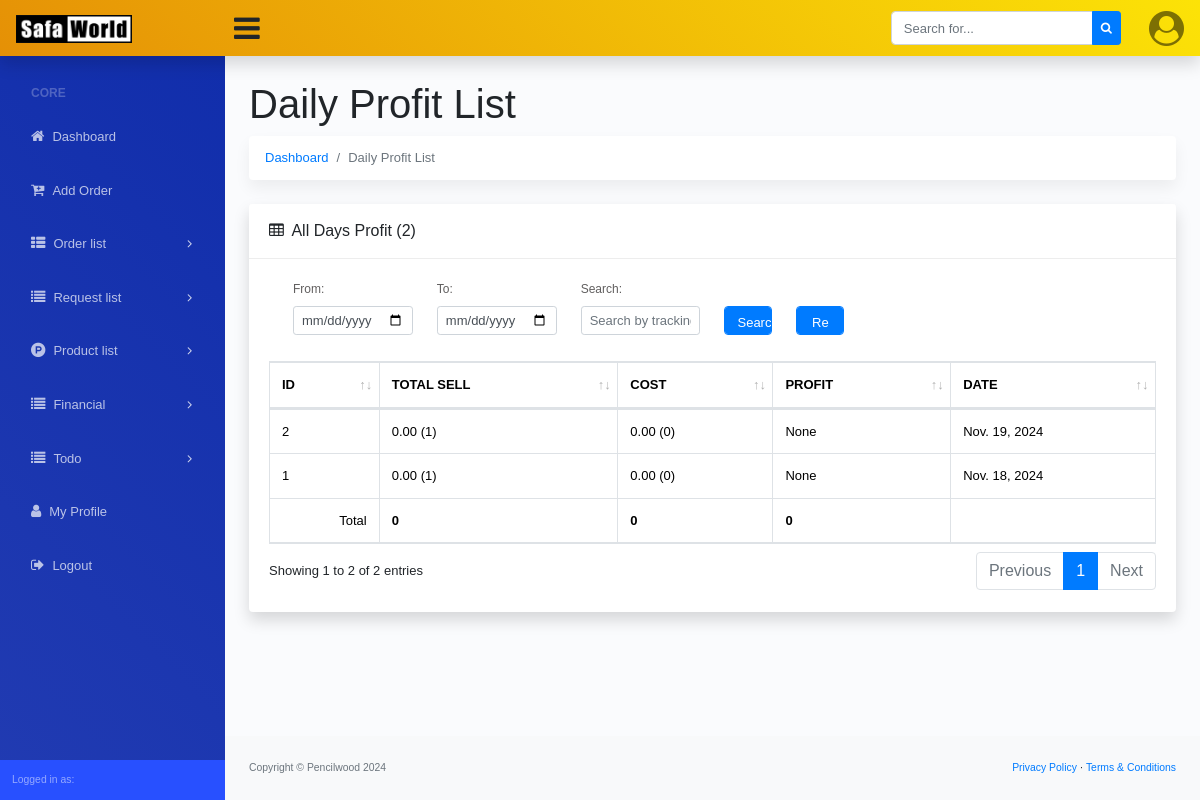
The page /daily-profit/ on the database as committed earlier.
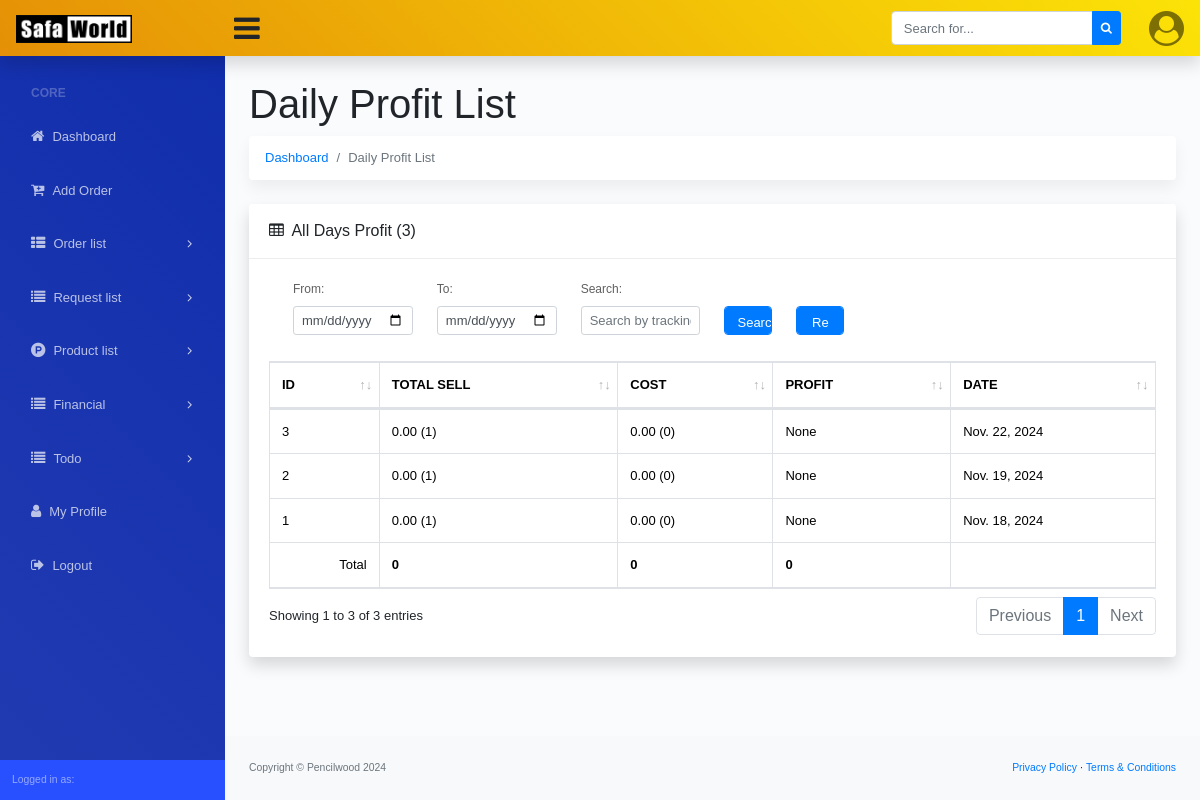
The same page on the database as committed later.
### dashboard/models.py (models this page shows, shortened)
class Daily_Profit(models.Model):
    orders = models.ManyToManyField(Order)
    costs = models.ManyToManyField(Maintenance_Cost)
    cost = models.DecimalField(max_digits=10, decimal_places=2, blank=True, null=True)
    total_sell = models.DecimalField(max_digits=10, decimal_places=2, blank=True, null=True)
    profit = models.DecimalField(max_digits=10, decimal_places=2, blank=True, null=True)
    date = models.DateField()
    last_update = models.DateField(auto_now=True)
    class Meta:
        ordering = ['-date']

### dashboard/views.py (the view)
# urls.py: path('daily-profit/', DailyProfitListView.as_view(), name='daily_profit_list'),
class DailyProfitListView(ListView):
    model = Daily_Profit
    template_name = 'daily_profit/list.html'
    context_object_name = 'profits'
    ordering = ['-date']
    paginate_by = 10
    def get_queryset(self):
        queryset = super().get_queryset()
        start_date = self.request.GET.get('start_date')
        end_date = self.request.GET.get('end_date')
        search_query = self.request.GET.get('search')
        if start_date:
            start_date = parse_date(start_date)
            queryset = queryset.filter(date__gte=start_date)
        if end_date:
            end_date = parse_date(end_date)
            queryset = queryset.filter(date__lte=end_date)
        if search_query:
            queryset = queryset.filter(
                Q(note__icontains=search_query) |
                Q(date__icontains=search_query)
            )
        return queryset
    def get_context_data(self, **kwargs):
        context = super().get_context_data(**kwargs)
        queryset = self.get_queryset()
        today = localdate()
        context['today_profit_added'] = queryset.filter(date=today).exists()
        context['total_sell_amount'] = queryset.aggregate(Sum('total_sell'))['total_sell__sum'] or 0
        context['total_cost'] = queryset.aggregate(Sum('cost'))['cost__sum'] or 0
        context['total_profit'] = queryset.aggregate(Sum('profit'))['profit__sum'] or 0
        return context

### dashboard/context_processor.py (called while the page is built)
def website_settings(request):
    website_setting = Site_Settings.objects.all().first()
    return {'website_setting': website_setting}

### templates/daily_profit/list.html (shortened to what the changed rows need)
{% extends '../base.html' %}
{% block dashboard_body %}
<main>
    <div class="container-fluid">
        <h1 class="mt-4">Daily Profit List</h1>
        <div class="row">
            <div class="col-xl-12">
                <div class="card mb-4">
                    <div class="card-header">
                        <i class="fa fa-table mr-1"></i>
                        All Days Profit ({{page_obj.paginator.count}})
                    </div>
                    <div class="card-body">
                        <div class="table-responsive">
                            <div id="dataTable_wrapper" class="dataTables_wrapper dt-bootstrap4 no-footer">
                                <div class="row">
                                    <div class="col-sm-12">
                                        <table class="table table-bordered dataTable no-footer" id="dataTable"
                                            width="100%" cellspacing="0" role="grid" aria-describedby="dataTable_info"
                                            style="width: 100%;">
                                            <thead>
                                                <tr class="text-uppercase" role="row">
                                                    <th class="sorting" tabindex="0" aria-controls="dataTable"
                                                        rowspan="1" colspan="1"
                                                        aria-label="ID: activate to sort column ascending"
                                                        style="width: fixed;">ID</th>
                                                    <th class="sorting" tabindex="0" aria-controls="dataTable"
                                                        rowspan="1" colspan="1"
                                                        aria-label="Total Sell: activate to sort column ascending" ">Total Sell</th>
                                                    <th class=" sorting" tabindex="0" aria-controls="dataTable"
                                                        rowspan="1" colspan="1"
                                                        aria-label="Cost: activate to sort column ascending" ">Cost</th>
                                                    <th class=" sorting" tabindex="0" aria-controls="dataTable"
                                                        rowspan="1" colspan="1"
                                                        aria-label="Profit: activate to sort column ascending" ">Profit</th>
                                                    <th class=" sorting" tabindex="0" aria-controls="dataTable"
                                                        rowspan="1" colspan="1"
                                                        aria-label="Date: activate to sort column ascending">
                                                        Date</th>
                                                </tr>
                                            </thead>
                                            <tbody>
                                                {% if profits %}
                                                {% for profit in profits %}
                                                <tr role="row" class="odd">
                                                    <td>
                                                        {{profit.id}}
                                                    </td>
                                                    <td>
                                                        {{profit.total_sell}} ({{profit.orders.count}})
                                                    </td>
                                                    <td>
                                                        {{profit.cost}} ({{profit.costs.count}})
                                                    </td>
                                                    <td>
                                                        {{profit.profit}}
                                                    </td>
                                                    <td>
                                                        {{profit.date}}
                                                    </td>
                                                </tr>
                                                {% endfor %}
                                                {% else %}
                                                <tr class="row" class="odd">
                                                    <td colspan="6">
                                                        Not Found
                                                    </td>
                                                </tr>
                                                {% endif %}
                                            </tbody>
                                        </table>
                                    </div>
                                </div>
                                <div class="row">
                                    <div class="col-sm-12 col-md-5">
                                        <div class="dataTables_info" id="dataTable_info" role="status"
                                            aria-live="polite">
                                            Showing {{page_obj.start_index}} to {{page_obj.end_index}} of
                                            {{page_obj.paginator.count}} entries
                                        </div>
                                    </div>
                                    <div class="col-sm-12 col-md-7">
                                        <div class="dataTables_paginate paging_simple_numbers" id="dataTable_paginate">
                                            <ul class="pagination">
                                                {% for num in page_obj.paginator.page_range %}
                                                {% if page_obj.number == num %}
                                                <li class="paginate_button page-item active">
                                                    <a href="#" class="page-link">{{ num }}</a>
                                                </li>
                                                {% endif %}
                                                {% endfor %}
                                            </ul>
                                        </div>
                                    </div>
                                </div>
                            </div>
                        </div>
                    </div>
                </div>
            </div>
        </div>
    </div>
</main>
{% endblock dashboard_body %}

Rows that differ between the two databases and show on the page:
added Daily_Profit: id "3", total_sell "0.00", orders.count "1", cost "0.00", costs.count "0", profit "None", date "Nov. 22, 2024"
Other text that changed with them:
{{ page_obj.paginator.count }}: "2" → "3"
{{ page_obj.end_index }}: "2" → "3"
